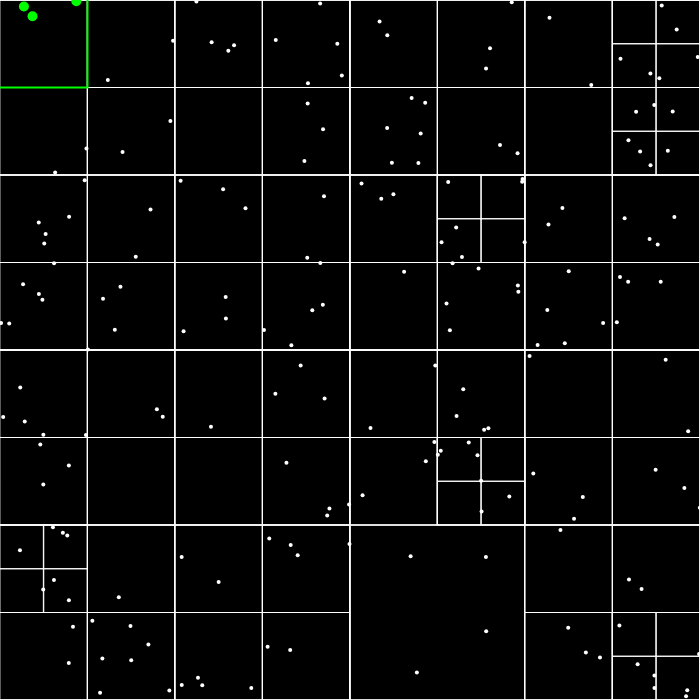
Frame 1 (no input)
Frame 60 (no input): identical to frame 1, image omitted
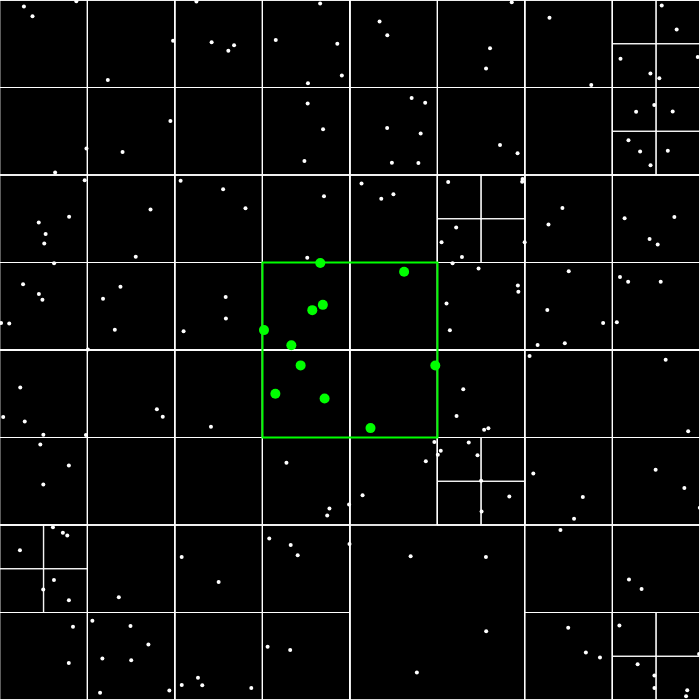
Frame 120 (the mouse pressed at the canvas centre since frame 60)

The p5.js sketch that drew these frames (run headless with seeded random() and noise() and a simulated clock; from frame 60 on, the mouse is pressed at the canvas centre):

// p5.js sketch
// ── sketch.js
let qtree;

function setup(){
//    let body = document.body,
//    html = document.documentElement;

//    let height1 = Math.max( body.scrollHeight, body.offsetHeight,
//       html.clientHeight, html.scrollHeight, html.offsetHeight );
//     let width1 = Math.max(
//       body.scrollWidth, body.offsetWidth,
//       html.clientWidth, html.scrollWidth, html.offsetWidth
//   );
   createCanvas(700, 700);

   let boundary = new Rectangle(700/2,700/2,700/2, 700/2);
   qtree = new QuadTree(boundary, 4);

   for(let i=0;i<200;i++){
      let p = new Point(random(height), random(width));
      qtree.insert(p);
   }
}


function draw(){
   background(0);
   qtree.show()
   // console.log(qtree);

   stroke(0,255,0);
   rectMode(CENTER);
   let range = new Rectangle(mouseX, mouseY,87.5, 87.5 );
   strokeWeight(2);
   rect(range.x, range.y,range.w*2 ,range.h*2);
   let points = [];
   qtree.query(range, points);
   // console.log(points);

   for(let p of points){
      strokeWeight(10);
      point(p.x,p.y);
   }
}
// ── quadtree.js
class Point{
   constructor(x,y){
      this.x = x;
      this.y = y;
   }
}

class Rectangle{
   constructor(x,y,w,h){
      this.x = x;
      this.y = y;
      this.w = w;
      this.h = h;
   }

   //the below function checks whether the given point lies within the given section .
   contains(point){
      return ((point.x >= this.x-this.w && point.x <= this.x+this.w ) && (point.y >= this.y-this.h && point.y <= this.y+this.h))
   }

   intersects(range){
      return !(range.x-range.w > this.x+this.w || range.x+range.w <this.x-this.w || range.y-range.h > this.y+this.h || range.y+range.h < this.y-this.h);
   }
}

class QuadTree{
   constructor(boundary, n){
      this.boundary = boundary;
      this.capacity = n; // this is the capacity of rectangle for storing a point .
      this.points = [];
      this.divided = false;
   }

   subdivide(){

      let x = this.boundary.x;
      let y =  this.boundary.y;
      let w = this.boundary.w;
      let h = this.boundary.h;

      let ne = new Rectangle(x+w/2, y-h/2, w/2, h/2);
      let nw = new Rectangle(x-w/2, y-h/2, w/2, h/2);
      let se = new Rectangle(x+w/2, y+h/2, w/2, h/2);
      let sw = new Rectangle(x-w/2, y+h/2, w/2, h/2);

      this.northeast = new QuadTree(ne, this.capacity);
      this.northwest = new QuadTree(nw, this.capacity);
      this.southeast = new QuadTree(se, this.capacity);
      this.southwest = new QuadTree(sw,this.capacity);
      this.divided = true;
   }

   insert(point){
      if(!this.boundary.contains(point)){
         return false;
      }

      if(this.points.length < this.capacity){
         this.points.push(point);
         return true;
      }else{
         if(!this.divided) this.subdivide();

         if(this.northeast.insert(point)) return true;
        else if(this.northwest.insert(point)) return true;
         else if(this.southeast.insert(point)) return true;
         else if(this.southwest.insert(point)) return true;
      }
   }

   query(range, found){
      if(!this.boundary.intersects(range)){
         return;
      }else{
         for(let p of this.points){
            if(range.contains(p)){
               found.push(p);
            }
         }

         if(this.divided){
             this.northwest.query(range, found);
             this.northeast.query(range, found);
             this.southwest.query(range, found);
             this.southeast.query(range, found);
         }
      }
   }

   show(){
      stroke(255);
      strokeWeight(1);
      noFill();
      rectMode(CENTER);
      rect(this.boundary.x , this.boundary.y, this.boundary.w*2 , this.boundary.h*2)
      if(this.divided){
         this.northeast.show();
         this.northwest.show();
         this.southeast.show();
         this.southwest.show();
      }
      for(let p of this.points){
         strokeWeight(4);
         point(p.x,p.y);
      }

   }
}
